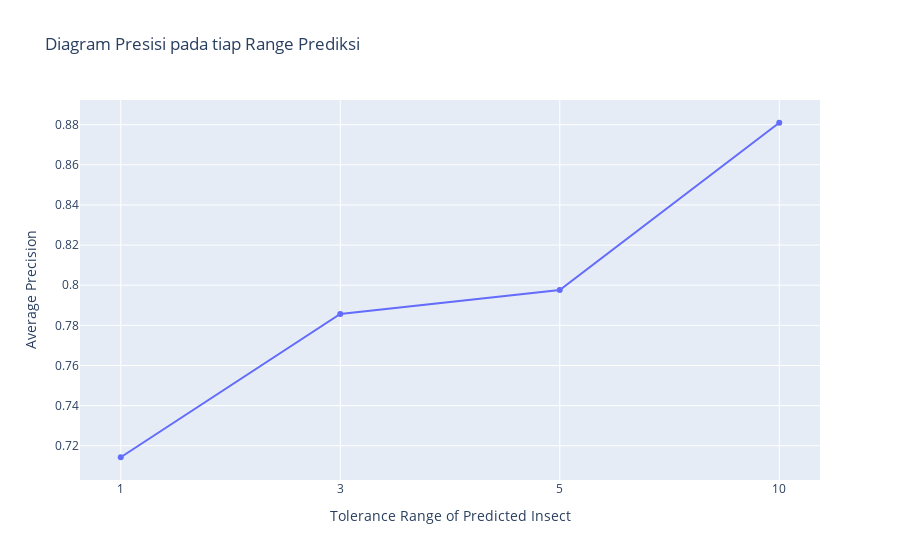

Source (notebook cell):
### Code cell
import plotly.graph_objects as go

# Data dari grup_edge
labels = [1, 3, 5, 10]
values = [0.7142857142857143, 0.7857142857142857, 0.7976190476190477, 0.8809523809523809]

# Membuat diagram garis dengan nilai jumlah
fig = go.Figure(data=go.Scatter(x=labels, y=values, mode='lines+markers', line=dict(color='#636cfb', width=2)))

# Menambahkan label pada sumbu x sebagai kategori
fig.update_xaxes(title_text='Tolerance Range of Predicted Insect', type='category', tickvals=labels, ticktext=labels)

# Menambahkan label pada sumbu y
fig.update_yaxes(title_text='Average Precision')

# Menambahkan judul diagram
fig.update_layout(title_text='Diagram Presisi pada tiap Range Prediksi')

# Tampilkan diagram
fig.show()

### Figure 1 — Plotly figure (JSON) as saved in the notebook; plotly's stock layout.template omitted (floating-point values rounded to 4 significant figures)
{"data": [{"line": {"color": "#636cfb", "width": 2}, "mode": "lines+markers", "type": "scatter", "x": [1, 3, 5, 10], "y": [0.7143, 0.7857, 0.7976, 0.881]}], "layout": {"title": {"text": "Diagram Presisi pada tiap Range Prediksi"}, "xaxis": {"ticktext": [1, 3, 5, 10], "tickvals": [1, 3, 5, 10], "title": {"text": "Tolerance Range of Predicted Insect"}, "type": "category"}, "yaxis": {"title": {"text": "Average Precision"}}}}
